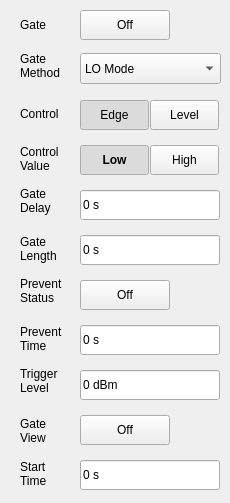
    <widget class="QWidget" name="RFBurst_Trigger_Source">
     <widget class="QLabel" name="label_5">
      <property name="geometry">
       <rect>
        <x>20</x>
        <y>138</y>
        <width>51</width>
        <height>41</height>
       </rect>
      </property>
      <property name="text">
       <string>Control
Value</string>
      </property>
     </widget>
     <widget class="QPushButton" name="pb_RFBurst_Low">
      <property name="geometry">
       <rect>
        <x>80</x>
        <y>145</y>
        <width>69</width>
        <height>30</height>
       </rect>
      </property>
      <property name="font">
       <font>
        <family>Arial</family>
        <weight>75</weight>
        <italic>false</italic>
        <bold>true</bold>
       </font>
      </property>
      <property name="focusPolicy">
       <enum>Qt::NoFocus</enum>
      </property>
      <property name="text">
       <string>Low</string>
      </property>
      <property name="checkable">
       <bool>true</bool>
      </property>
      <property name="checked">
       <bool>true</bool>
      </property>
      <property name="autoExclusive">
       <bool>false</bool>
      </property>
     </widget>
     <widget class="QLabel" name="label_15">
      <property name="geometry">
       <rect>
        <x>20</x>
        <y>10</y>
        <width>52</width>
        <height>30</height>
       </rect>
      </property>
      <property name="text">
       <string>Gate</string>
      </property>
     </widget>
     <widget class="SA_Combobox" name="RFBurst_SweepModeBox">
      <property name="geometry">
       <rect>
        <x>80</x>
        <y>53</y>
        <width>141</width>
        <height>31</height>
       </rect>
      </property>
      <item>
       <property name="text">
        <string>LO Mode</string>
       </property>
      </item>
      <item>
       <property name="text">
        <string>Vedio Mode</string>
       </property>
      </item>
      <item>
       <property name="text">
        <string>FFT Mode</string>
       </property>
      </item>
     </widget>
     <widget class="QLabel" name="label_16">
      <property name="geometry">
       <rect>
        <x>20</x>
        <y>180</y>
        <width>52</width>
        <height>41</height>
       </rect>
      </property>
      <property name="text">
       <string>Gate
Delay</string>
      </property>
     </widget>
     <widget class="SA_LineEdit" name="edit_RFBurst_DoorWidth">
      <property name="geometry">
       <rect>
        <x>80</x>
        <y>235</y>
        <width>140</width>
        <height>30</height>
       </rect>
      </property>
      <property name="text">
       <string>0 s</string>
      </property>
      <property name="readOnly">
       <bool>true</bool>
      </property>
     </widget>
     <widget class="QPushButton" name="pb_RFBurst_High">
      <property name="geometry">
       <rect>
        <x>150</x>
        <y>145</y>
        <width>69</width>
        <height>30</height>
       </rect>
      </property>
      <property name="focusPolicy">
       <enum>Qt::NoFocus</enum>
      </property>
      <property name="text">
       <string>High</string>
      </property>
      <property name="checkable">
       <bool>true</bool>
      </property>
      <property name="checked">
       <bool>false</bool>
      </property>
      <property name="autoExclusive">
       <bool>false</bool>
      </property>
     </widget>
     <widget class="QLabel" name="label_6">
      <property name="geometry">
       <rect>
        <x>20</x>
        <y>98</y>
        <width>51</width>
        <height>31</height>
       </rect>
      </property>
      <property name="text">
       <string>Control</string>
      </property>
     </widget>
     <widget class="QLabel" name="label_17">
      <property name="geometry">
       <rect>
        <x>20</x>
        <y>318</y>
        <width>52</width>
        <height>41</height>
       </rect>
      </property>
      <property name="text">
       <string>Prevent
Time</string>
      </property>
     </widget>
     <widget class="QPushButton" name="pb_RFBurst_PreventStatus">
      <property name="geometry">
       <rect>
        <x>80</x>
        <y>280</y>
        <width>90</width>
        <height>30</height>
       </rect>
      </property>
      <property name="focusPolicy">
       <enum>Qt::NoFocus</enum>
      </property>
      <property name="styleSheet">
       <string notr="true">/*******************indoor**********************/
#sa_dialog_doorcontrol[status  =  &quot;indoor&quot;] 
QPushButton
{
	background-color:rgba(0,0,0,0);
	font: 75 13px &quot;Arial&quot;;
	font-weight:bold;
}
#sa_dialog_doorcontrol[status  =  &quot;indoor&quot;] 
QPushButton:checked
{
	padding:7px 44px 6px 25px;
	color:rgba(87, 87, 87, 1);
	border-image: url(:/sa/image/toggle_on.png);
}
#sa_dialog_doorcontrol[status  =  &quot;indoor&quot;] 
QPushButton:!checked
{
	padding:7px 17px 6px 36px;
	color:rgba(123, 123, 123, 1);
	border-image: url(:/sa/image/toggle_off.png);
}

/*******************outdoor**********************/
#sa_dialog_doorcontrol[status  =  &quot;outdoor&quot;] 
QPushButton
{
	background-color:rgba(0,0,0,0);
	font: 75 13px &quot;Arial&quot;;
	font-weight:bold;
}
#sa_dialog_doorcontrol[status  =  &quot;outdoor&quot;] 
QPushButton:checked
{
	padding:7px 44px 6px 25px;
	color:rgba(87, 87, 87, 1);
	border-image: url(:/sa/image/toggle_on.png);
}
#sa_dialog_doorcontrol[status  =  &quot;outdoor&quot;] 
QPushButton:!checked
{
	padding:7px 17px 6px 36px;
	color:rgba(123, 123, 123, 1);
	border-image: url(:/sa/image/toggle_off.png);
}

/*******************night**********************/
#sa_dialog_doorcontrol[status  =  &quot;night&quot;] 
QPushButton
{
	background-color:rgba(0,0,0,0);
	font: 75 13px &quot;Arial&quot;;
	font-weight:bold;
}
#sa_dialog_doorcontrol[status  =  &quot;night&quot;] 
QPushButton:checked
{
	padding:7px 44px 6px 25px;
	color:rgba(87, 87, 87, 1);
	border-image: url(:/sa/image/night/toggle_on.png);
}
#sa_dialog_doorcontrol[status  =  &quot;night&quot;] 
QPushButton:!checked
{
	padding:7px 17px 6px 36px;
	color:rgba(123, 123, 123, 1);
	border-image: url(:/sa/image/night/toggle_off.png);
}</string>
      </property>
      <property name="text">
       <string>Off</string>
      </property>
      <property name="checkable">
       <bool>true</bool>
      </property>
      <property name="checked">
       <bool>false</bool>
      </property>
     </widget>
     <widget class="QLabel" name="label_18">
      <property name="geometry">
       <rect>
        <x>20</x>
        <y>228</y>
        <width>52</width>
        <height>41</height>
       </rect>
      </property>
      <property name="text">
       <string>Gate
Length</string>
      </property>
     </widget>
     <widget class="QLabel" name="label_7">
      <property name="geometry">
       <rect>
        <x>20</x>
        <y>40</y>
        <width>51</width>
        <height>51</height>
       </rect>
      </property>
      <property name="text">
       <string>Gate
Method</string>
      </property>
     </widget>
     <widget class="QLabel" name="label_19">
      <property name="geometry">
       <rect>
        <x>20</x>
        <y>270</y>
        <width>52</width>
        <height>41</height>
       </rect>
      </property>
      <property name="text">
       <string>Prevent
Status</string>
      </property>
     </widget>
     <widget class="QPushButton" name="pb_RFBurst_Sweep_Switch">
      <property name="geometry">
       <rect>
        <x>80</x>
        <y>10</y>
        <width>90</width>
        <height>30</height>
       </rect>
      </property>
      <property name="focusPolicy">
       <enum>Qt::NoFocus</enum>
      </property>
      <property name="styleSheet">
       <string notr="true">/*******************indoor**********************/
#sa_dialog_doorcontrol[status  =  &quot;indoor&quot;] 
QPushButton
{
	background-color:rgba(0,0,0,0);
	font: 75 13px &quot;Arial&quot;;
	font-weight:bold;
}
#sa_dialog_doorcontrol[status  =  &quot;indoor&quot;] 
QPushButton:checked
{
	padding:7px 44px 6px 25px;
	color:rgba(87, 87, 87, 1);
	border-image: url(:/sa/image/toggle_on.png);
}
#sa_dialog_doorcontrol[status  =  &quot;indoor&quot;] 
QPushButton:!checked
{
	padding:7px 17px 6px 36px;
	color:rgba(123, 123, 123, 1);
	border-image: url(:/sa/image/toggle_off.png);
}

/*******************outdoor**********************/
#sa_dialog_doorcontrol[status  =  &quot;outdoor&quot;] 
QPushButton
{
	background-color:rgba(0,0,0,0);
	font: 75 13px &quot;Arial&quot;;
	font-weight:bold;
}
#sa_dialog_doorcontrol[status  =  &quot;outdoor&quot;] 
QPushButton:checked
{
	padding:7px 44px 6px 25px;
	color:rgba(87, 87, 87, 1);
	border-image: url(:/sa/image/toggle_on.png);
}
#sa_dialog_doorcontrol[status  =  &quot;outdoor&quot;] 
QPushButton:!checked
{
	padding:7px 17px 6px 36px;
	color:rgba(123, 123, 123, 1);
	border-image: url(:/sa/image/toggle_off.png);
}

/*******************night**********************/
#sa_dialog_doorcontrol[status  =  &quot;night&quot;] 
QPushButton
{
	background-color:rgba(0,0,0,0);
	font: 75 13px &quot;Arial&quot;;
	font-weight:bold;
}
#sa_dialog_doorcontrol[status  =  &quot;night&quot;] 
QPushButton:checked
{
	padding:7px 44px 6px 25px;
	color:rgba(87, 87, 87, 1);
	border-image: url(:/sa/image/night/toggle_on.png);
}
#sa_dialog_doorcontrol[status  =  &quot;night&quot;] 
QPushButton:!checked
{
	padding:7px 17px 6px 36px;
	color:rgba(123, 123, 123, 1);
	border-image: url(:/sa/image/night/toggle_off.png);
}</string>
      </property>
      <property name="text">
       <string>Off</string>
      </property>
      <property name="checkable">
       <bool>true</bool>
      </property>
      <property name="checked">
       <bool>false</bool>
      </property>
     </widget>
     <widget class="SA_LineEdit" name="edit_RFBurst_TriggerDelay">
      <property name="geometry">
       <rect>
        <x>80</x>
        <y>190</y>
        <width>140</width>
        <height>30</height>
       </rect>
      </property>
      <property name="text">
       <string>0 s</string>
      </property>
      <property name="readOnly">
       <bool>true</bool>
      </property>
     </widget>
     <widget class="SA_LineEdit" name="edit_RFBurst_PreventTime">
      <property name="geometry">
       <rect>
        <x>80</x>
        <y>325</y>
        <width>140</width>
        <height>30</height>
       </rect>
      </property>
      <property name="text">
       <string>0 s</string>
      </property>
      <property name="readOnly">
       <bool>true</bool>
      </property>
     </widget>
     <widget class="QPushButton" name="pb_RFBurst_Edge">
      <property name="geometry">
       <rect>
        <x>80</x>
        <y>100</y>
        <width>69</width>
        <height>30</height>
       </rect>
      </property>
      <property name="focusPolicy">
       <enum>Qt::NoFocus</enum>
      </property>
      <property name="text">
       <string>Edge</string>
      </property>
      <property name="checkable">
       <bool>true</bool>
      </property>
      <property name="checked">
       <bool>true</bool>
      </property>
      <property name="autoExclusive">
       <bool>false</bool>
      </property>
     </widget>
     <widget class="QPushButton" name="pb_RFBurst_Level">
      <property name="geometry">
       <rect>
        <x>150</x>
        <y>100</y>
        <width>69</width>
        <height>30</height>
       </rect>
      </property>
      <property name="focusPolicy">
       <enum>Qt::NoFocus</enum>
      </property>
      <property name="text">
       <string>Level</string>
      </property>
      <property name="checkable">
       <bool>true</bool>
      </property>
      <property name="autoExclusive">
       <bool>false</bool>
      </property>
     </widget>
     <widget class="SA_LineEdit" name="edit_RFBurst_TriggerLevel">
      <property name="geometry">
       <rect>
        <x>80</x>
        <y>370</y>
        <width>140</width>
        <height>30</height>
       </rect>
      </property>
      <property name="text">
       <string>0 dBm</string>
      </property>
      <property name="readOnly">
       <bool>true</bool>
      </property>
     </widget>
     <widget class="QLabel" name="label_20">
      <property name="geometry">
       <rect>
        <x>20</x>
        <y>360</y>
        <width>52</width>
        <height>41</height>
       </rect>
      </property>
      <property name="text">
       <string>Trigger
Level</string>
      </property>
     </widget>
     <widget class="SA_LineEdit" name="edit_RFBurst_GateView_StartTime">
      <property name="geometry">
       <rect>
        <x>80</x>
        <y>460</y>
        <width>140</width>
        <height>30</height>
       </rect>
      </property>
      <property name="text">
       <string>0 s</string>
      </property>
      <property name="readOnly">
       <bool>true</bool>
      </property>
     </widget>
     <widget class="QLabel" name="label_23">
      <property name="geometry">
       <rect>
        <x>20</x>
        <y>453</y>
        <width>52</width>
        <height>41</height>
       </rect>
      </property>
      <property name="text">
       <string>Start
Time</string>
      </property>
     </widget>
     <widget class="QLabel" name="label_24">
      <property name="geometry">
       <rect>
        <x>20</x>
        <y>410</y>
        <width>52</width>
        <height>41</height>
       </rect>
      </property>
      <property name="text">
       <string>Gate
View</string>
      </property>
     </widget>
     <widget class="QPushButton" name="pb_RFBurst_GateViewStatus">
      <property name="geometry">
       <rect>
        <x>80</x>
        <y>415</y>
        <width>90</width>
        <height>30</height>
       </rect>
      </property>
      <property name="focusPolicy">
       <enum>Qt::NoFocus</enum>
      </property>
      <property name="styleSheet">
       <string notr="true">/*******************indoor**********************/
#sa_dialog_doorcontrol[status  =  &quot;indoor&quot;] 
QPushButton
{
	background-color:rgba(0,0,0,0);
	font: 75 13px &quot;Arial&quot;;
	font-weight:bold;
}
#sa_dialog_doorcontrol[status  =  &quot;indoor&quot;] 
QPushButton:checked
{
	padding:7px 44px 6px 25px;
	color:rgba(87, 87, 87, 1);
	border-image: url(:/sa/image/toggle_on.png);
}
#sa_dialog_doorcontrol[status  =  &quot;indoor&quot;] 
QPushButton:!checked
{
	padding:7px 17px 6px 36px;
	color:rgba(123, 123, 123, 1);
	border-image: url(:/sa/image/toggle_off.png);
}

/*******************outdoor**********************/
#sa_dialog_doorcontrol[status  =  &quot;outdoor&quot;] 
QPushButton
{
	background-color:rgba(0,0,0,0);
	font: 75 13px &quot;Arial&quot;;
	font-weight:bold;
}
#sa_dialog_doorcontrol[status  =  &quot;outdoor&quot;] 
QPushButton:checked
{
	padding:7px 44px 6px 25px;
	color:rgba(87, 87, 87, 1);
	border-image: url(:/sa/image/toggle_on.png);
}
#sa_dialog_doorcontrol[status  =  &quot;outdoor&quot;] 
QPushButton:!checked
{
	padding:7px 17px 6px 36px;
	color:rgba(123, 123, 123, 1);
	border-image: url(:/sa/image/toggle_off.png);
}

/*******************night**********************/
#sa_dialog_doorcontrol[status  =  &quot;night&quot;] 
QPushButton
{
	background-color:rgba(0,0,0,0);
	font: 75 13px &quot;Arial&quot;;
	font-weight:bold;
}
#sa_dialog_doorcontrol[status  =  &quot;night&quot;] 
QPushButton:checked
{
	padding:7px 44px 6px 25px;
	color:rgba(87, 87, 87, 1);
	border-image: url(:/sa/image/night/toggle_on.png);
}
#sa_dialog_doorcontrol[status  =  &quot;night&quot;] 
QPushButton:!checked
{
	padding:7px 17px 6px 36px;
	color:rgba(123, 123, 123, 1);
	border-image: url(:/sa/image/night/toggle_off.png);
}</string>
      </property>
      <property name="text">
       <string>Off</string>
      </property>
      <property name="checkable">
       <bool>true</bool>
      </property>
      <property name="checked">
       <bool>false</bool>
      </property>
     </widget>
    </widget>
